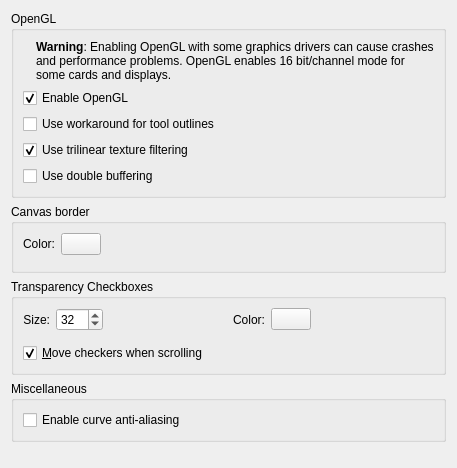
<?xml version="1.0" encoding="UTF-8"?>
<ui version="4.0">
 <class>WdgDisplaySettings</class>
 <widget class="QWidget" name="WdgDisplaySettings">
  <property name="geometry">
   <rect>
    <x>0</x>
    <y>0</y>
    <width>457</width>
    <height>468</height>
   </rect>
  </property>
  <property name="sizePolicy">
   <sizepolicy hsizetype="MinimumExpanding" vsizetype="MinimumExpanding">
    <horstretch>0</horstretch>
    <verstretch>0</verstretch>
   </sizepolicy>
  </property>
  <property name="windowTitle">
   <string>Display</string>
  </property>
  <layout class="QGridLayout">
   <item row="1" column="0">
    <widget class="QGroupBox" name="grpCanvasBorder">
     <property name="title">
      <string>Canvas border</string>
     </property>
     <layout class="QGridLayout" name="_3">
      <item row="1" column="0">
       <widget class="QLabel" name="lblCanvasBorderColor">
        <property name="text">
         <string>Color:</string>
        </property>
        <property name="alignment">
         <set>Qt::AlignRight|Qt::AlignTrailing|Qt::AlignVCenter</set>
        </property>
       </widget>
      </item>
      <item row="1" column="1">
       <widget class="KColorButton" name="canvasBorder"/>
      </item>
      <item row="1" column="2" rowspan="2">
       <spacer name="horizontalSpacer_4">
        <property name="orientation">
         <enum>Qt::Horizontal</enum>
        </property>
        <property name="sizeHint" stdset="0">
         <size>
          <width>40</width>
          <height>20</height>
         </size>
        </property>
       </spacer>
      </item>
     </layout>
    </widget>
   </item>
   <item row="2" column="0">
    <widget class="QGroupBox" name="grpCheckers">
     <property name="title">
      <string>Transparency Checkboxes</string>
     </property>
     <layout class="QGridLayout">
      <item row="1" column="0">
       <widget class="QLabel" name="lblCheckSize">
        <property name="text">
         <string>Size:</string>
        </property>
        <property name="alignment">
         <set>Qt::AlignRight|Qt::AlignTrailing|Qt::AlignVCenter</set>
        </property>
        <property name="buddy">
         <cstring>intCheckSize</cstring>
        </property>
       </widget>
      </item>
      <item row="1" column="1">
       <widget class="QSpinBox" name="intCheckSize">
        <property name="maximum">
         <number>256</number>
        </property>
        <property name="value">
         <number>32</number>
        </property>
       </widget>
      </item>
      <item row="1" column="5" rowspan="2">
       <spacer name="horizontalSpacer">
        <property name="orientation">
         <enum>Qt::Horizontal</enum>
        </property>
        <property name="sizeHint" stdset="0">
         <size>
          <width>40</width>
          <height>20</height>
         </size>
        </property>
       </spacer>
      </item>
      <item row="3" column="0" colspan="6">
       <widget class="QCheckBox" name="chkMoving">
        <property name="toolTip">
         <string>If checked, the checkers will move when scrolling the canvas.</string>
        </property>
        <property name="whatsThis">
         <string>Determines whether the checks will stay put or whether they will scroll together with the canvas</string>
        </property>
        <property name="text">
         <string>&amp;Move checkers when scrolling</string>
        </property>
        <property name="checked">
         <bool>true</bool>
        </property>
       </widget>
      </item>
      <item row="1" column="3">
       <widget class="QLabel" name="lblColor">
        <property name="text">
         <string>Color:</string>
        </property>
        <property name="alignment">
         <set>Qt::AlignRight|Qt::AlignTrailing|Qt::AlignVCenter</set>
        </property>
       </widget>
      </item>
      <item row="1" column="4">
       <widget class="KColorButton" name="colorChecks"/>
      </item>
      <item row="1" column="2">
       <spacer name="horizontalSpacer_2">
        <property name="orientation">
         <enum>Qt::Horizontal</enum>
        </property>
        <property name="sizeHint" stdset="0">
         <size>
          <width>40</width>
          <height>20</height>
         </size>
        </property>
       </spacer>
      </item>
     </layout>
    </widget>
   </item>
   <item row="3" column="0">
    <widget class="QGroupBox" name="groupBox">
     <property name="title">
      <string>Miscellaneous</string>
     </property>
     <layout class="QVBoxLayout" name="verticalLayout">
      <item>
       <widget class="QCheckBox" name="chkCurveAntialiasing">
        <property name="text">
         <string>Enable curve anti-aliasing</string>
        </property>
       </widget>
      </item>
     </layout>
    </widget>
   </item>
   <item row="4" column="0">
    <spacer name="verticalSpacer">
     <property name="orientation">
      <enum>Qt::Vertical</enum>
     </property>
     <property name="sizeHint" stdset="0">
      <size>
       <width>20</width>
       <height>40</height>
      </size>
     </property>
    </spacer>
   </item>
   <item row="0" column="0">
    <widget class="QGroupBox" name="grpOpenGL">
     <property name="title">
      <string>OpenGL</string>
     </property>
     <layout class="QGridLayout">
      <item row="0" column="0">
       <layout class="QHBoxLayout" name="horizontalLayout" stretch="0,1">
        <item>
         <widget class="QLabel" name="labelWarning">
          <property name="text">
           <string/>
          </property>
         </widget>
        </item>
        <item>
         <widget class="QLabel" name="label_2">
          <property name="toolTip">
           <string>&lt;html&gt;
&lt;p&gt;&lt;b&gt;Note:&lt;/b&gt; this is the same thing as the &quot;incremental&quot; option in the Krita 1.6 freehand tool options.&lt;/p&gt;&lt;/html&gt;</string>
          </property>
          <property name="text">
           <string>&lt;!DOCTYPE HTML PUBLIC &quot;-//W3C//DTD HTML 4.0//EN&quot; &quot;http://www.w3.org/TR/REC-html40/strict.dtd&quot;&gt;
&lt;html&gt;&lt;head&gt;&lt;meta name=&quot;qrichtext&quot; content=&quot;1&quot; /&gt;&lt;style type=&quot;text/css&quot;&gt;
p, li { white-space: pre-wrap; }
&lt;/style&gt;&lt;/head&gt;&lt;body style=&quot; font-family:'Bitstream Vera Sans'; font-size:9pt; font-weight:400; font-style:normal;&quot;&gt;
&lt;p style=&quot; margin-top:12px; margin-bottom:12px; margin-left:0px; margin-right:0px; -qt-block-indent:0; text-indent:0px;&quot;&gt;&lt;span style=&quot; font-family:'Ubuntu'; font-weight:600;&quot;&gt;Warning&lt;/span&gt;&lt;span style=&quot; font-family:'Ubuntu';&quot;&gt;: Enabling OpenGL with some graphics drivers can cause crashes and performance problems. OpenGL enables 16 bit/channel mode for some cards and displays.&lt;/span&gt;&lt;/p&gt;&lt;/body&gt;&lt;/html&gt;</string>
          </property>
          <property name="textFormat">
           <enum>Qt::RichText</enum>
          </property>
          <property name="wordWrap">
           <bool>true</bool>
          </property>
         </widget>
        </item>
       </layout>
      </item>
      <item row="1" column="0">
       <widget class="QCheckBox" name="cbUseOpenGL">
        <property name="text">
         <string>Enable OpenGL</string>
        </property>
        <property name="checked">
         <bool>true</bool>
        </property>
       </widget>
      </item>
      <item row="3" column="0">
       <widget class="QCheckBox" name="cbUseOpenGLToolOutlineWorkaround">
        <property name="toolTip">
         <string>This enables a workaround for a bug in Qt. 
If you experience problems while creating a selection, 
a shape or with the brush outline, 
then you can try to enable this.</string>
        </property>
        <property name="text">
         <string>Use workaround for tool outlines</string>
        </property>
       </widget>
      </item>
      <item row="4" column="0">
       <widget class="QCheckBox" name="cbUseOpenGLTrilinearFiltering">
        <property name="toolTip">
         <string>Use trilinear filtering when zooming. Disabling this may improve painting performance.</string>
        </property>
        <property name="text">
         <string>Use trilinear texture filtering</string>
        </property>
        <property name="checked">
         <bool>true</bool>
        </property>
       </widget>
      </item>
      <item row="5" column="0">
       <widget class="QCheckBox" name="cbUseDoubleBuffering">
        <property name="toolTip">
         <string>Depending on your graphics card and drivers, using double buffering might cause tearing or fix it.</string>
        </property>
        <property name="text">
         <string>Use double buffering</string>
        </property>
       </widget>
      </item>
     </layout>
    </widget>
   </item>
  </layout>
 </widget>
 <customwidgets>
  <customwidget>
   <class>KColorButton</class>
   <extends>QPushButton</extends>
   <header>kcolorbutton.h</header>
   <container>1</container>
  </customwidget>
 </customwidgets>
 <resources/>
 <connections/>
</ui>
